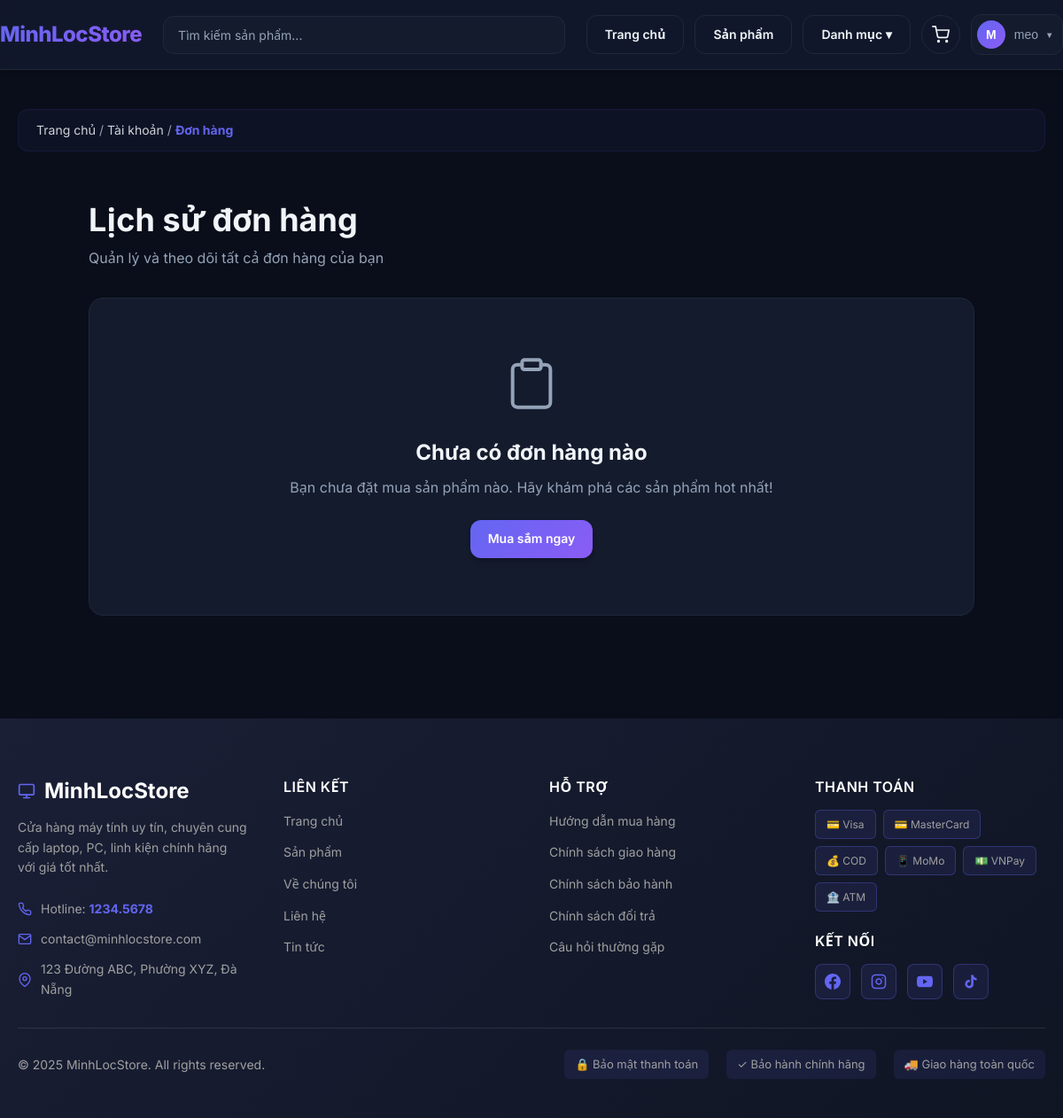
The page /orders/ (signed in) on the database as committed earlier.
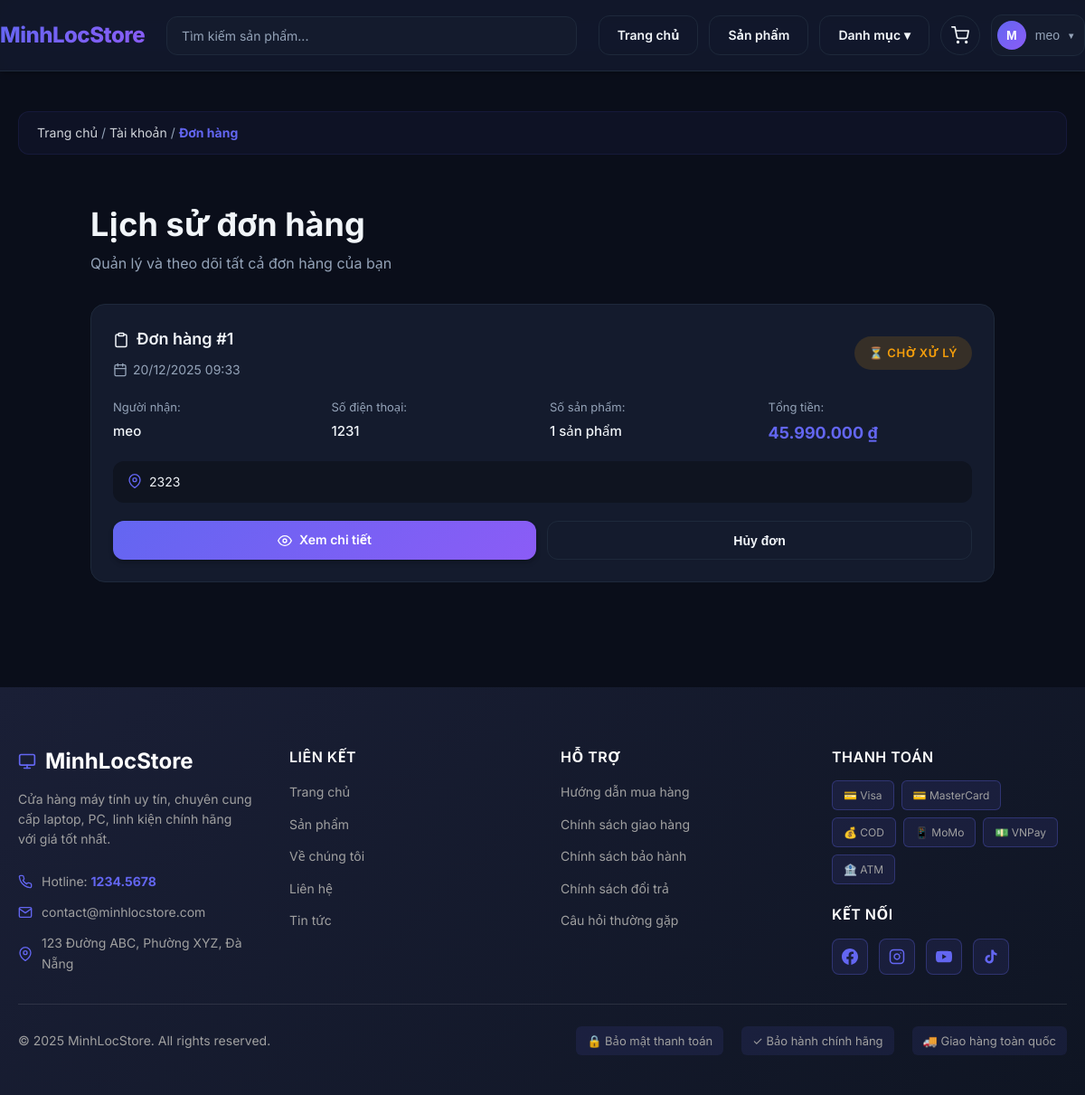
The same page on the database as committed later.
### store/models.py (models this page shows, shortened)
class Order(models.Model):
    STATUS_CHOICES = [
        ('pending', 'Chờ xử lý'),
        ('confirmed', 'Đã xác nhận'),
        ('processing', 'Đang xử lý'),
        ('shipped', 'Đang giao hàng'),
        ('delivered', 'Đã giao hàng'),
        ('cancelled', 'Đã hủy'),
    ]
    user = models.ForeignKey("auth.User", on_delete=models.SET_NULL, null=True, blank=True, db_index=True)
    full_name = models.CharField(max_length=200, db_index=True)
    email = models.EmailField(db_index=True)
    phone = models.CharField(max_length=30, db_index=True)
    address = models.CharField(max_length=300)
    note = models.CharField(max_length=400, blank=True)
    total_amount = models.DecimalField(max_digits=12, decimal_places=2, db_index=True)
    status = models.CharField(
        max_length=20,
        choices=STATUS_CHOICES,
        default='pending',
        db_index=True,
        verbose_name='Trạng thái'
    )
    created_at = models.DateTimeField(auto_now_add=True, db_index=True)
    class Meta:
        ordering = ["-created_at"]
        verbose_name = "Đơn hàng"
        verbose_name_plural = "Đơn hàng"
        indexes = [
            models.Index(fields=['-created_at', 'user']),
            models.Index(fields=['email', 'phone']),
            models.Index(fields=['status', '-created_at']),
        ]

### store/views.py (the view)
# urls.py: path("orders/", views.order_history, name="order_history"),
@login_required
def order_history(request):
    orders = Order.objects.filter(user=request.user).prefetch_related('items__product').order_by('-created_at')
    paginator = Paginator(orders, 10)
    page_number = request.GET.get('page')
    page_obj = paginator.get_page(page_number)
    ctx = {
        'orders': page_obj,
    }
    return render(request, 'store/order_history.html', ctx)

### store/context_processors.py (called while the page is built)
def nav_context(request):
    categories = Category.objects.all()[:12]
    cart = request.session.get(CART_SESSION_KEY, {})
    cart_count = sum(item.get("quantity", 0) for item in cart.values())
    return {
        "nav_categories": categories,
        "cart_count": cart_count,
    }

### store/templatetags/custom_filters.py (called while the page is built)
@register.filter(name='intcomma')
def intcomma(value):
    try:
        value = int(float(value))
        return "{:,}".format(value).replace(',', '.')
    except (ValueError, TypeError):
        return value

### templates/store/order_history.html (shortened to what this page needs)
{% load static %}
{% load custom_filters %}
<!DOCTYPE html>
<html lang="vi">
<head>
    <link rel="stylesheet" href="{% static 'css/styles.css' %}">
</head>
<body>
    {% include 'store/partials/navbar.html' %}
    <main class="container">
        <div class="breadcrumb">
            <a href="{% url 'home' %}">Trang chủ</a> / <a href="{% url 'profile' %}">Tài khoản</a> / <span>Đơn hàng</span>
        </div>
        <div class="orders-page">
            <div class="page-header">
                <h1>Lịch sử đơn hàng</h1>
                <p class="subtitle">Quản lý và theo dõi tất cả đơn hàng của bạn</p>
            </div>
            {% if orders %}
            <div class="orders-container">
                {% for order in orders %}
                <div class="order-card card">
                    <div class="order-header">
                        <div class="order-meta">
                            <div class="order-number">
                                <svg width="18" height="18" viewBox="0 0 24 24" fill="none" stroke="currentColor" stroke-width="2" stroke-linecap="round" stroke-linejoin="round">
                                    <path d="M16 4h2a2 2 0 0 1 2 2v14a2 2 0 0 1-2 2H6a2 2 0 0 1-2-2V6a2 2 0 0 1 2-2h2"></path>
                                    <rect x="8" y="2" width="8" height="4" rx="1" ry="1"></rect>
                                </svg>
                                Đơn hàng #{{ order.id }}
                            </div>
                            <div class="order-date">
                                {{ order.created_at|date:"d/m/Y H:i" }}
                            </div>
                        </div>
                        <div class="order-status status-{{ order.status }}">
                            {% if order.status == 'pending' %}
                                ⏳ Chờ xử lý
                            {% elif order.status == 'confirmed' %}
                                ✅ Đã xác nhận
                            {% elif order.status == 'processing' %}
                                🔄 Đang xử lý
                            {% elif order.status == 'shipped' %}
                                🚚 Đang giao hàng
                            {% elif order.status == 'delivered' %}
                                📦 Đã giao hàng
                            {% elif order.status == 'cancelled' %}
                                ❌ Đã hủy
                            {% endif %}
                        </div>
                    </div>
                    <div class="order-info-grid">
                        <div class="info-item">
                            <span class="info-label">Người nhận:</span>
                            <span class="info-value">{{ order.full_name }}</span>
                        </div>
                        <div class="info-item">
                            <span class="info-label">Số điện thoại:</span>
                            <span class="info-value">{{ order.phone }}</span>
                        </div>
                        <div class="info-item">
                            <span class="info-label">Số sản phẩm:</span>
                            <span class="info-value">{{ order.items.count }} sản phẩm</span>
                        </div>
                        <div class="info-item">
                            <span class="info-label">Tổng tiền:</span>
                            <span class="info-value amount">{{ order.total_amount|intcomma }} ₫</span>
                        </div>
                    </div>
                    <div class="order-address">
                        <svg width="16" height="16" viewBox="0 0 24 24" fill="none" stroke="currentColor" stroke-width="2" stroke-linecap="round" stroke-linejoin="round">
                            <path d="M21 10c0 7-9 13-9 13s-9-6-9-13a9 9 0 0 1 18 0z"></path>
                            <circle cx="12" cy="10" r="3"></circle>
                        </svg>
                        <span>{{ order.address }}</span>
                    </div>
                    <div class="order-actions">
                        <a href="{% url 'order_detail' order.id %}" class="btn primary">
                            <svg width="16" height="16" viewBox="0 0 24 24" fill="none" stroke="currentColor" stroke-width="2" stroke-linecap="round" stroke-linejoin="round">
                                <path d="M1 12s4-8 11-8 11 8 11 8-4 8-11 8-11-8-11-8z"></path>
                                <circle cx="12" cy="12" r="3"></circle>
                            </svg>
                            Xem chi tiết
                        </a>
                        {% if order.status == 'pending' %}
                        <button class="btn secondary">Hủy đơn</button>
                        {% endif %}
                    </div>
                </div>
                {% endfor %}
            </div>
            {% else %}
            <div class="empty-orders card">
                <svg width="64" height="64" viewBox="0 0 24 24" fill="none" stroke="currentColor" stroke-width="1.5" stroke-linecap="round" stroke-linejoin="round">
                    <path d="M16 4h2a2 2 0 0 1 2 2v14a2 2 0 0 1-2 2H6a2 2 0 0 1-2-2V6a2 2 0 0 1 2-2h2"></path>
                    <rect x="8" y="2" width="8" height="4" rx="1" ry="1"></rect>
                </svg>
                <h2>Chưa có đơn hàng nào</h2>
                <p>Bạn chưa đặt mua sản phẩm nào. Hãy khám phá các sản phẩm hot nhất!</p>
                <a href="{% url 'products' %}" class="btn primary">Mua sắm ngay</a>
            </div>
            {% endif %}
        </div>
    </main>
    {% include 'store/partials/footer.html' %}
</body>
</html>

### templates/store/partials/navbar.html (shortened to what this page needs)
<header class="navbar">
  <div class="container nav-inner">
    <a href="/" class="logo">MinhLocStore</a>
    <form class="nav-search" method="get" action="{% url 'products' %}">
      <input id="search-input" type="text" name="q" autocomplete="off" placeholder="Tìm kiếm sản phẩm..." value="{{ q|default:'' }}" />
    </form>
    <nav class="nav-links">
      <a class="btn" href="/">Trang chủ</a>
      <a class="btn" href="{% url 'products' %}">Sản phẩm</a>
      <div class="nav-categories dropdown">
        <a class="btn" href="{% url 'products' %}">Danh mục ▾</a>
      </div>
      <button id="openCart" class="cart-btn" type="button" aria-label="Mở giỏ hàng">
        <svg viewBox="0 0 24 24" fill="none" stroke="currentColor" stroke-width="2" stroke-linecap="round" stroke-linejoin="round">
          <circle cx="9" cy="21" r="1"></circle>
          <circle cx="20" cy="21" r="1"></circle>
          <path d="M1 1h4l2.68 13.39a2 2 0 0 0 2 1.61h9.72a2 2 0 0 0 2-1.61L23 6H6"></path>
        </svg>
      </button>
      {% if request.user.is_authenticated %}
        <div class="user-menu dropdown">
          <button class="user-menu-btn btn" type="button">
            <div class="user-avatar">{{ request.user.username|first|upper }}</div>
            <span class="user-name">{{ request.user.username }}</span>
            <span class="dropdown-arrow">▾</span>
          </button>
        </div>
      {% else %}
        <a class="btn" href="{% url 'login' %}">Đăng nhập</a>
        <a class="btn success" href="{% url 'signup' %}">Đăng ký</a>
      {% endif %}
    </nav>
  </div>
</header>

### templates/store/partials/footer.html (shortened to what this page needs)
<footer class="footer">
  <div class="container">
    <div class="footer-grid">
      <div class="footer-column">
        <h3 class="footer-brand">
          <svg width="20" height="20" viewBox="0 0 24 24" fill="none" stroke="currentColor" stroke-width="2" stroke-linecap="round" stroke-linejoin="round">
            <rect x="2" y="3" width="20" height="14" rx="2" ry="2"></rect>
            <line x1="8" y1="21" x2="16" y2="21"></line>
            <line x1="12" y1="17" x2="12" y2="21"></line>
          </svg>
          MinhLocStore
        </h3>
        <p class="footer-desc">Cửa hàng máy tính uy tín, chuyên cung cấp laptop, PC, linh kiện chính hãng với giá tốt nhất.</p>
        <div class="footer-contact">
          <div class="contact-item">
            <span>Hotline: <strong>1234.5678</strong></span>
          </div>
          <div class="contact-item">
            <svg width="16" height="16" viewBox="0 0 24 24" fill="none" stroke="currentColor" stroke-width="2" stroke-linecap="round" stroke-linejoin="round">
              <path d="M4 4h16c1.1 0 2 .9 2 2v12c0 1.1-.9 2-2 2H4c-1.1 0-2-.9-2-2V6c0-1.1.9-2 2-2z"></path>
              <polyline points="22,6 12,13 2,6"></polyline>
            </svg>
            <span>contact@minhlocstore.com</span>
          </div>
          <div class="contact-item">
            <svg width="16" height="16" viewBox="0 0 24 24" fill="none" stroke="currentColor" stroke-width="2" stroke-linecap="round" stroke-linejoin="round">
              <path d="M21 10c0 7-9 13-9 13s-9-6-9-13a9 9 0 0 1 18 0z"></path>
              <circle cx="12" cy="10" r="3"></circle>
            </svg>
            <span>123 Đường ABC, Phường XYZ, Đà Nẵng</span>
          </div>
        </div>
      </div>
      <div class="footer-column">
        <h4 class="footer-heading">Liên kết</h4>
        <ul class="footer-links">
          <li><a href="/">Trang chủ</a></li>
          <li><a href="{% url 'products' %}">Sản phẩm</a></li>
          <li><a href="#">Về chúng tôi</a></li>
          <li><a href="#">Liên hệ</a></li>
          <li><a href="#">Tin tức</a></li>
        </ul>
      </div>
      <div class="footer-column">
        <h4 class="footer-heading">Hỗ trợ</h4>
        <ul class="footer-links">
          <li><a href="#">Hướng dẫn mua hàng</a></li>
          <li><a href="#">Chính sách giao hàng</a></li>
          <li><a href="#">Chính sách bảo hành</a></li>
          <li><a href="#">Chính sách đổi trả</a></li>
          <li><a href="#">Câu hỏi thường gặp</a></li>
        </ul>
      </div>
      <div class="footer-column">
        <h4 class="footer-heading">Thanh toán</h4>
        <div class="payment-methods">
          <span class="payment-badge">💳 Visa</span>
          <span class="payment-badge">💳 MasterCard</span>
          <span class="payment-badge">💰 COD</span>
          <span class="payment-badge">📱 MoMo</span>
          <span class="payment-badge">💵 VNPay</span>
          <span class="payment-badge">🏦 ATM</span>
        </div>
        <h4 class="footer-heading" style="margin-top: 24px;">Kết nối</h4>
        <div class="footer-social">
          <a href="#" aria-label="Facebook" class="social-icon">
          </a>
          <a href="#" aria-label="Instagram" class="social-icon">
          </a>
          <a href="#" aria-label="YouTube" class="social-icon">
          </a>
          <a href="#" aria-label="TikTok" class="social-icon">
          </a>
        </div>
      </div>
    </div>
    <div class="footer-bottom">
      <p class="copyright">© 2025 MinhLocStore. All rights reserved.</p>
      <div class="footer-badges">
        <span>🔒 Bảo mật thanh toán</span>
        <span>✓ Bảo hành chính hãng</span>
        <span>🚚 Giao hàng toàn quốc</span>
      </div>
    </div>
  </div>
</footer>

Rows that differ between the two databases and show on the page:
added Order: id "1", created_at "20/12/2025 09:33", status "⏳ CHỜ XỬ LÝ", full_name "meo", phone "1231", items.count "1", total_amount "45.990.000", address "2323"
Other text that changed with them:
text no longer shown: "Chưa có đơn hàng nào Bạn chưa đặt mua sản phẩm nào. Hãy khám phá các sản phẩm hot nhất! Mua sắm ngay"
